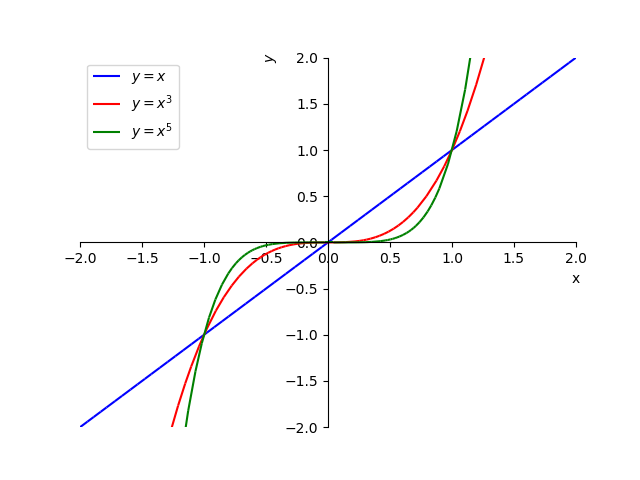

The script that saved this image:
import matplotlib.pyplot as plt
from sympy import *
from sympy.abc import *

plt.rcParams.update({
     "text.usetex": True,
     "font.family": "serif",
     "font.size": 12
     })


p = plot(x,(x,-2,2),ylim=(-2,2),show=False,
         line_color="blue")
q = plot(x**3,(x,-2,2),ylim=(-2,2),show=False,
         label='$y=x^3$',line_color="red")
p.extend(q)
q = plot(x**5,(x,-2,2),ylim=(-2,2),show=False,
         label="$y=x^5$",line_color="green")
p.extend(q)
p[0].label="$y=x$"
p[1].label="$y=x^3$"
p[2].label="$y=x^5$"
p.legend = True
p.ylabel="$y$"
p.save('fig_funpot_impar.png')

fig = p._backend.fig
ax = fig.axes[0]
ax.grid()
ax.legend(loc='upper left')
fig.savefig('fig_funpot_impar.png')
